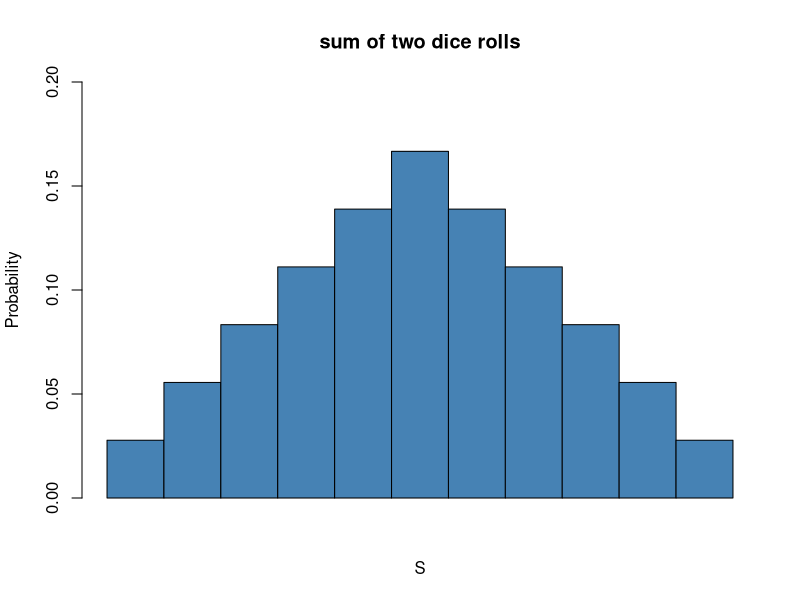
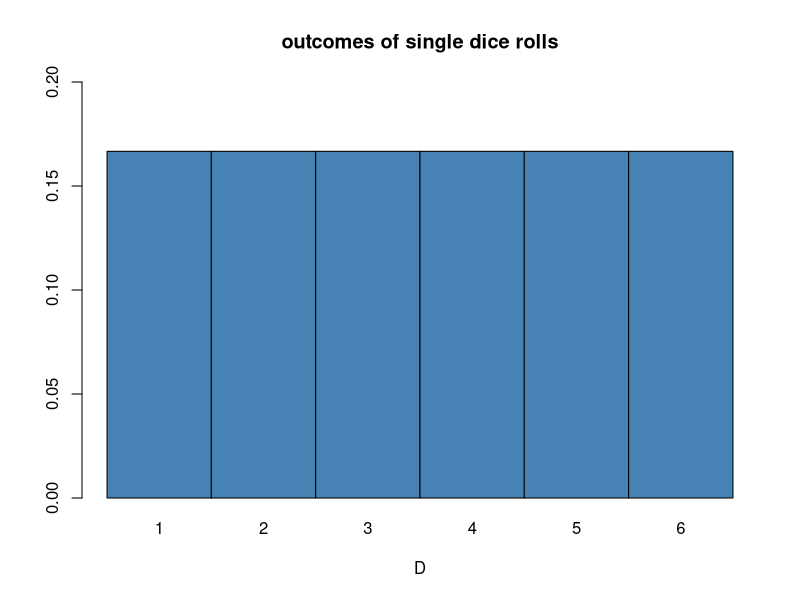

The R script that drew these images, in order:
S = 2 : 12
A = c(1:6,5:1)
PS = c(1:6,5:1)/36
ES = sum(S*PS)
print(ES)
vars = sum((S - c(ES))^2*PS)
print(vars)
barplot(PS,
         ylim = c(0,0.2),
         ylab = "Probability",
         xlab = "S",
         col = "steelblue",
         space = 0,
         main = "sum of two dice rolls")
probability = rep(1/6,6)
names(probability) = 1 : 6
barplot(probability,
        ylim = c(0,0.2),
        xlab = "D",
        col = "steelblue",
        space = 0,
        main = "outcomes of single dice rolls")
